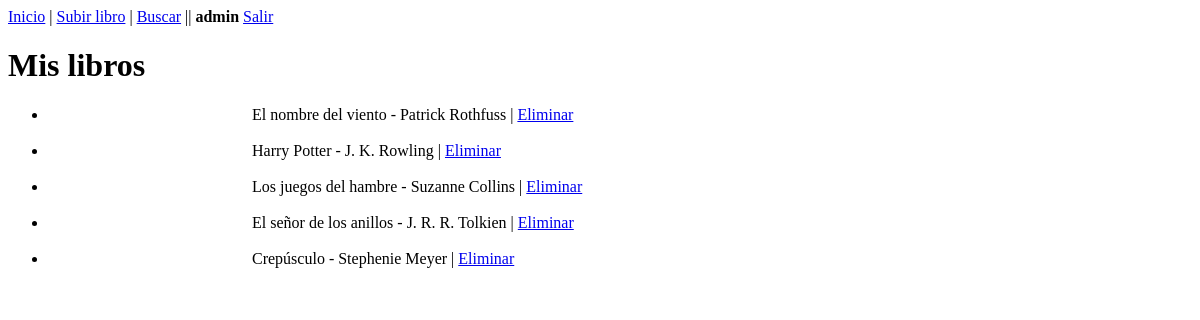
The page / (signed in) on the database its author committed.
### tables this page shows
CREATE TABLE users (
            id INTEGER PRIMARY KEY AUTOINCREMENT,
            username TEXT UNIQUE NOT NULL,
            password TEXT NOT NULL
        );

CREATE TABLE books (
            id INTEGER PRIMARY KEY AUTOINCREMENT,
            title TEXT NOT NULL,
            author TEXT NOT NULL,
            cover TEXT NOT NULL,
            owner_id INTEGER NOT NULL,
            FOREIGN KEY(owner_id) REFERENCES users(id)
        );

### app.py (the view)
@app.route('/')
@login_required
def index():
    return render_template('index.html', books=db.get_books_by_owner(current_user.user_id))

### app.py (called while the page is built)
@login_manager.user_loader
def load_user(user_id: str):
    return db.get_user_by_user_id(int(user_id))

### db.py (called while the page is built)
def get_connection() -> sqlite3.Connection:
    conn = sqlite3.connect(DB_PATH)
    conn.row_factory = sqlite3.Row
    return conn

def get_user_by_user_id(user_id: int) -> User:
    conn = get_connection()
    cur = conn.cursor()
    cur.execute('SELECT * FROM users WHERE id = ?', (user_id, ))
    user_id, username, password = cur.fetchone()
    conn.close()
    return User(user_id=user_id, username=username, password=password)

def get_books_by_owner(owner_id: int) -> list[Book]:
    conn = get_connection()
    cur = conn.cursor()
    cur.execute('SELECT * FROM books WHERE owner_id = ?', (owner_id,))
    books = cur.fetchall()
    conn.close()
    return [Book(book_id=book_id, title=title, author=author, cover=cover, owner_id=owner_id) for book_id, title, author, cover, owner_id in books]

### templates/index.html (shortened to what this page needs)
{% extends "base.html" %}
{% block content %}
  <h1>Mis libros</h1>
  {% if books %}
    <ul>
      {% for b in books %}
        <li>
          {{ b.title }} - {{ b.author }} | <a href="{{ url_for('delete', book_id=b.book_id) }}">Eliminar</a>
          <br><br>
        </li>
      {% endfor %}
    </ul>
  {% else %}
    <p>No tienes libros aún.</p>
  {% endif %}
{% endblock %}

### templates/base.html (shortened to what this page needs)
<!doctype html>
<html lang="es">
  <head>
    <link href="https://cdn.jsdelivr.net/npm/water.css@2/out/water.css" rel="stylesheet">
    <link href="/css/style.css" rel="stylesheet">
  </head>
  <body>
    <header>
      <nav>
{% if current_user.is_authenticated %}
          <a href="{{ url_for('index') }}">Inicio</a> |
          <a href="{{ url_for('upload') }}">Subir libro</a> |
          <a href="{{ url_for('search') }}">Buscar</a> ||
          <b>{{ current_user.username }}</b>
          <a href="{{ url_for('logout') }}">Salir</a>
{% else %}
          <a href="{{ url_for('login') }}">Entrar</a> |
          <a href="{{ url_for('register') }}">Registrar</a>
{% endif %}
      </nav>
    </header>
    <main>
{% block content %}{% endblock %}
    </main>
  </body>
</html>

### rows shown on the page
users: username "admin"
books: title "El nombre del viento", author "Patrick Rothfuss"
books: title "Harry Potter", author "J. K. Rowling"
books: title "Los juegos del hambre", author "Suzanne Collins"
books: title "El señor de los anillos", author "J. R. R. Tolkien"
books: title "Crepúsculo", author "Stephenie Meyer"
